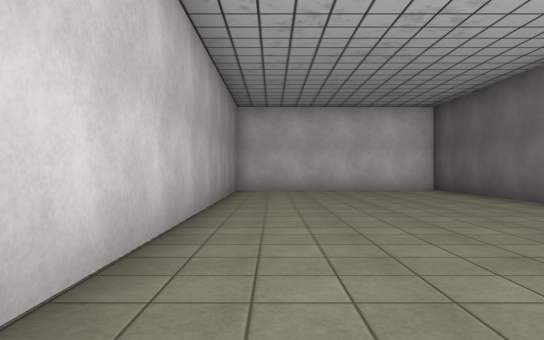
View 1 (above)

19 first-person views from a walk through a scene from a Unity 3-D project. The camera is 1.3 m above the floor, looks level and sees 70° across. The floor is counted in squares, 2.4 m on a side. Each view is taken from the middle of a square. On the plan, view 1 faces up. The plan holds only what a view shows up to about 10 squares ahead; the rest is blank. The place goes on beyond the plan. The player character is not drawn. Some surface patterns are stand-ins.

View 2
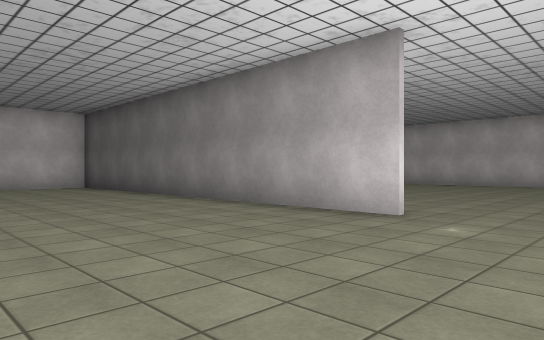

View 3
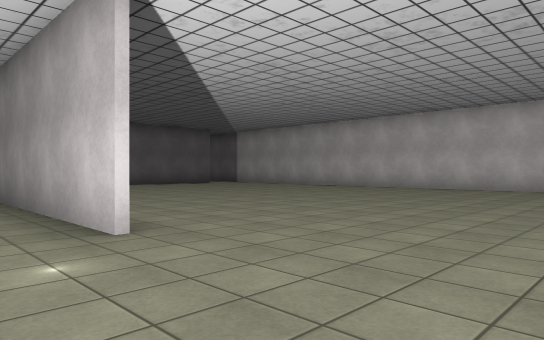

View 4
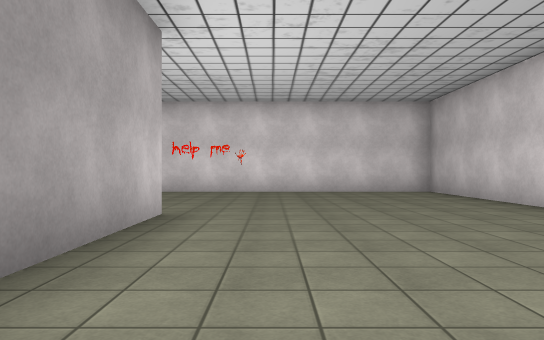

View 5
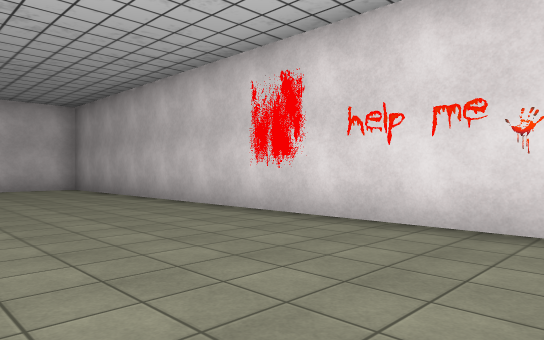

View 6
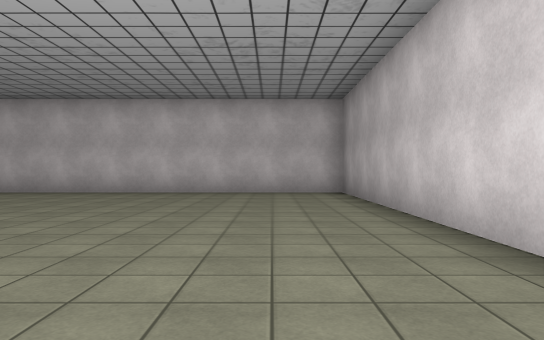

View 7
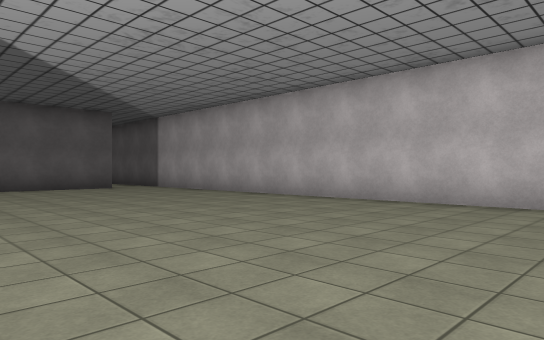

View 8
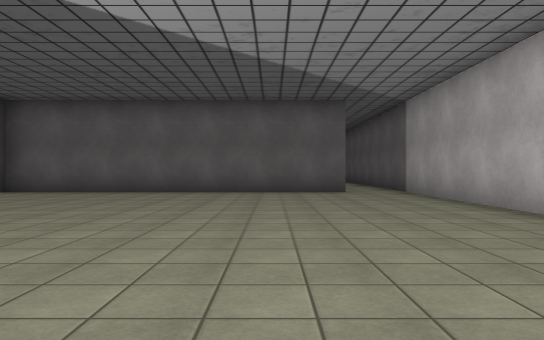

View 9
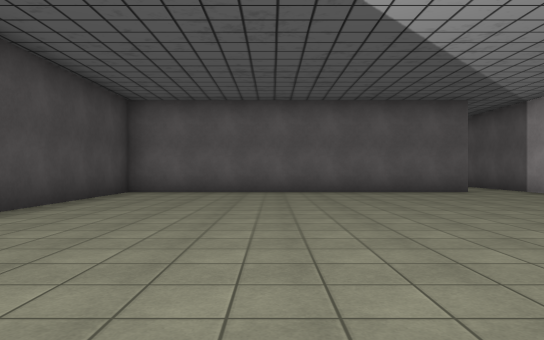

View 10
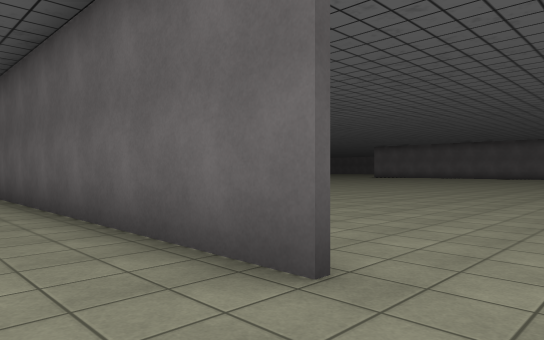

View 11
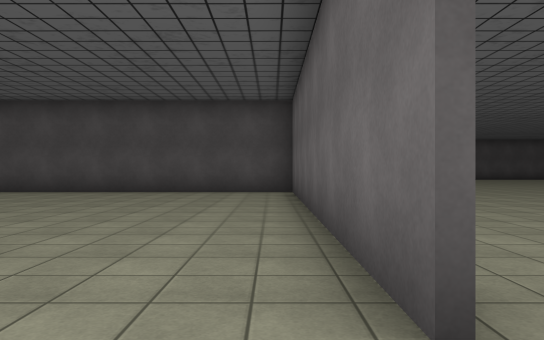

View 12
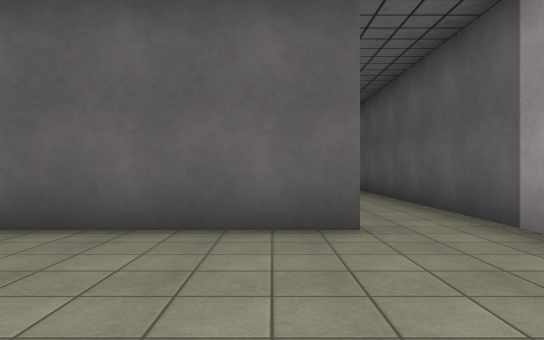

View 13
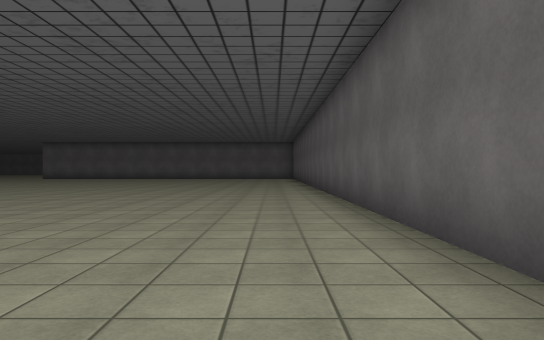

View 14
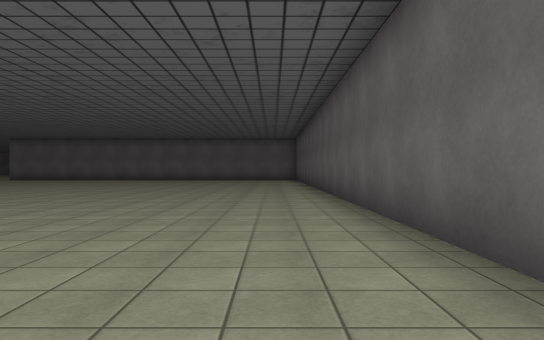

View 15
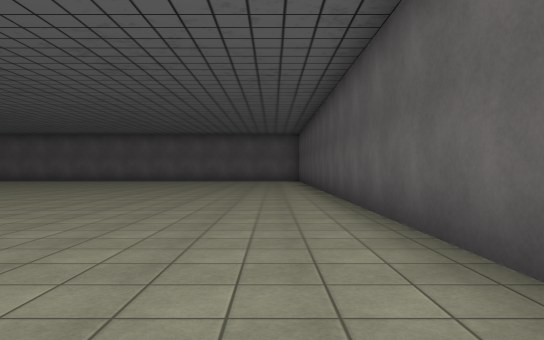

View 16
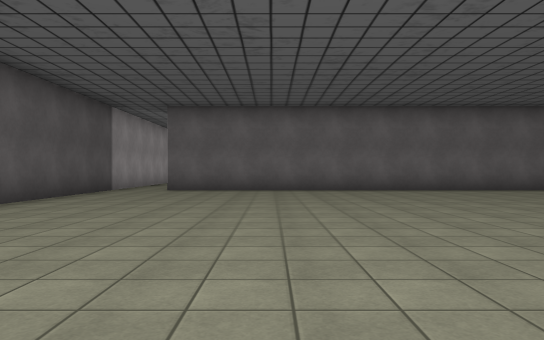

View 17
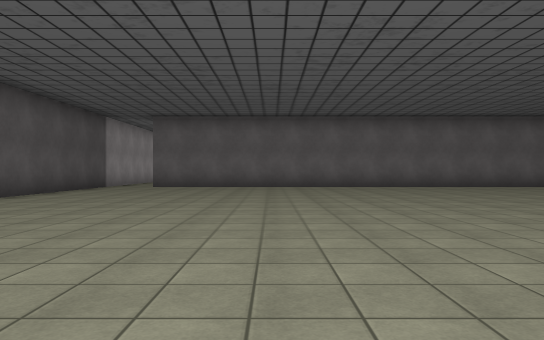

View 18
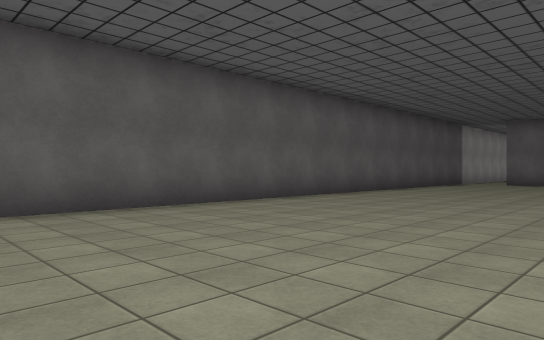

View 19
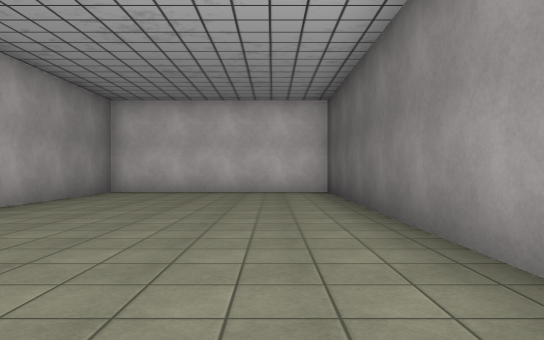

### Floor plan
Points are (right, up) in squares from view 1. A wall is a line through its corners. A room is listed if a view was taken in it or the views show most of it. See-through windows are left out.
Room 1 (views 1, 2, 3, 4, 5, 6, 7, 8, 9, 10, 11, 12, 13, 19)
walls: (4.4, 0.1) (4.4, 10.5) (-0.9, 10.5) (-0.9, 1.2); (-0.9, -0.6) (-0.9, -4.7) (14.3, -4.7) (14.3, 11.5); (12.9, 10.5) (4.5, 10.5) (4.5, 3.2)
ways out: opening at (13.5, 11) to room 2
Room 2 (views 14, 15, 16, 17, 18)
walls: (14.3, 11.5) (14.3, 26)
ways out: opening at (13.5, 11) to room 1

Where each view was taken, in squares from view 1:
view 1: 0 up, 0 right, facing up
view 2: 2 down, 0 right, facing up-right
view 3: 3 down, 3 right, facing up-right
view 4: 5 up, 3 right, facing down
view 5: 1 down, 3 right, facing down-right
view 6: 3 down, 5 right, facing right
view 7: 1 down, 8 right, facing up-right
view 8: 1 up, 11 right, facing up
view 9: 1 up, 8 right, facing up
view 10: 9 up, 14 right, facing up-left
view 11: 10 up, 14 right, facing left
view 12: 7 up, 12 right, facing up
view 13: 11 up, 13 right, facing up
view 14: 14 up, 13 right, facing up
view 15: 16 up, 13 right, facing up
view 16: 21 up, 10 right, facing down
view 17: 23 up, 9 right, facing down
view 18: 26 up, 9 right, facing down-right
view 19: 1 up, 3 right, facing up
